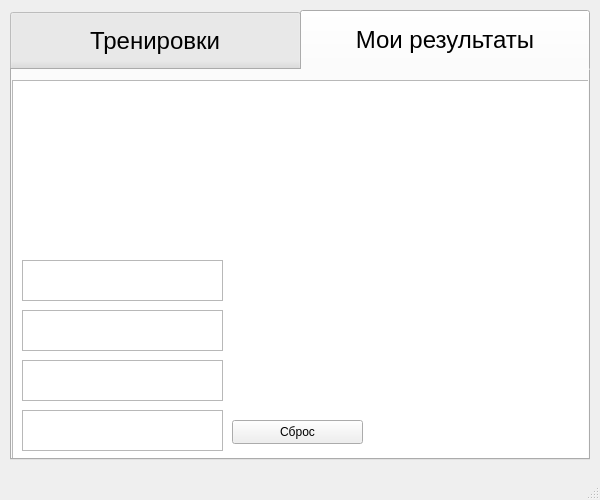
<?xml version="1.0" encoding="UTF-8"?>
<ui version="4.0">
 <class>MainWindow</class>
 <widget class="QMainWindow" name="MainWindow">
  <property name="geometry">
   <rect>
    <x>0</x>
    <y>0</y>
    <width>600</width>
    <height>500</height>
   </rect>
  </property>
  <property name="minimumSize">
   <size>
    <width>600</width>
    <height>500</height>
   </size>
  </property>
  <property name="maximumSize">
   <size>
    <width>600</width>
    <height>500</height>
   </size>
  </property>
  <property name="windowTitle">
   <string>MainWindow</string>
  </property>
  <widget class="QWidget" name="centralwidget">
   <widget class="QTabWidget" name="tabWidget">
    <property name="geometry">
     <rect>
      <x>10</x>
      <y>10</y>
      <width>580</width>
      <height>450</height>
     </rect>
    </property>
    <property name="styleSheet">
     <string notr="true">QTabBar::tab {
    min-width: 290px;  /* Минимальная ширина кнопок */
    min-height: 60px;  /* Минимальная высота кнопок */
    font-size: 18pt;   /* Увеличение размера шрифта */
}</string>
    </property>
    <property name="currentIndex">
     <number>1</number>
    </property>
    <widget class="QWidget" name="tab">
     <attribute name="title">
      <string>Тренировки</string>
     </attribute>
     <widget class="QToolBox" name="toolBox">
      <property name="geometry">
       <rect>
        <x>10</x>
        <y>10</y>
        <width>550</width>
        <height>360</height>
       </rect>
      </property>
      <property name="currentIndex">
       <number>0</number>
      </property>
      <widget class="QWidget" name="page">
       <property name="geometry">
        <rect>
         <x>0</x>
         <y>0</y>
         <width>550</width>
         <height>240</height>
        </rect>
       </property>
       <attribute name="label">
        <string>Кардио</string>
       </attribute>
       <widget class="QTextBrowser" name="textBrowser">
        <property name="geometry">
         <rect>
          <x>0</x>
          <y>0</y>
          <width>551</width>
          <height>181</height>
         </rect>
        </property>
       </widget>
       <widget class="QPushButton" name="pushButton">
        <property name="geometry">
         <rect>
          <x>0</x>
          <y>190</y>
          <width>231</width>
          <height>51</height>
         </rect>
        </property>
        <property name="font">
         <font>
          <pointsize>12</pointsize>
         </font>
        </property>
        <property name="text">
         <string>Упражнение выполненно</string>
        </property>
       </widget>
      </widget>
      <widget class="QWidget" name="page_2">
       <property name="geometry">
        <rect>
         <x>0</x>
         <y>0</y>
         <width>550</width>
         <height>240</height>
        </rect>
       </property>
       <attribute name="label">
        <string>Силовые</string>
       </attribute>
       <widget class="QTextBrowser" name="textBrowser_2">
        <property name="geometry">
         <rect>
          <x>0</x>
          <y>0</y>
          <width>551</width>
          <height>181</height>
         </rect>
        </property>
       </widget>
       <widget class="QPushButton" name="pushButton_2">
        <property name="geometry">
         <rect>
          <x>0</x>
          <y>190</y>
          <width>231</width>
          <height>51</height>
         </rect>
        </property>
        <property name="font">
         <font>
          <pointsize>12</pointsize>
         </font>
        </property>
        <property name="text">
         <string>Упражнение выполненно</string>
        </property>
       </widget>
      </widget>
      <widget class="QWidget" name="page_3">
       <property name="geometry">
        <rect>
         <x>0</x>
         <y>0</y>
         <width>550</width>
         <height>240</height>
        </rect>
       </property>
       <attribute name="label">
        <string>Растяжка</string>
       </attribute>
       <widget class="QTextBrowser" name="textBrowser_3">
        <property name="geometry">
         <rect>
          <x>0</x>
          <y>0</y>
          <width>551</width>
          <height>181</height>
         </rect>
        </property>
       </widget>
       <widget class="QPushButton" name="pushButton_3">
        <property name="geometry">
         <rect>
          <x>0</x>
          <y>190</y>
          <width>231</width>
          <height>51</height>
         </rect>
        </property>
        <property name="font">
         <font>
          <pointsize>12</pointsize>
         </font>
        </property>
        <property name="text">
         <string>Упражнение выполненно</string>
        </property>
       </widget>
      </widget>
      <widget class="QWidget" name="page_4">
       <property name="geometry">
        <rect>
         <x>0</x>
         <y>0</y>
         <width>550</width>
         <height>240</height>
        </rect>
       </property>
       <attribute name="label">
        <string>Универсальный набор</string>
       </attribute>
       <widget class="QTextBrowser" name="textBrowser_4">
        <property name="geometry">
         <rect>
          <x>0</x>
          <y>0</y>
          <width>551</width>
          <height>181</height>
         </rect>
        </property>
       </widget>
       <widget class="QPushButton" name="pushButton_4">
        <property name="geometry">
         <rect>
          <x>0</x>
          <y>190</y>
          <width>231</width>
          <height>51</height>
         </rect>
        </property>
        <property name="font">
         <font>
          <pointsize>12</pointsize>
         </font>
        </property>
        <property name="text">
         <string>Упражнение выполненно</string>
        </property>
       </widget>
      </widget>
     </widget>
    </widget>
    <widget class="QWidget" name="tab_2">
     <attribute name="title">
      <string>Мои результаты</string>
     </attribute>
     <widget class="QGraphicsView" name="graphicsView">
      <property name="geometry">
       <rect>
        <x>0</x>
        <y>10</y>
        <width>581</width>
        <height>381</height>
       </rect>
      </property>
     </widget>
     <widget class="QTextBrowser" name="time_stat1">
      <property name="geometry">
       <rect>
        <x>10</x>
        <y>190</y>
        <width>201</width>
        <height>41</height>
       </rect>
      </property>
      <property name="html">
       <string>&lt;!DOCTYPE HTML PUBLIC &quot;-//W3C//DTD HTML 4.0//EN&quot; &quot;http://www.w3.org/TR/REC-html40/strict.dtd&quot;&gt;
&lt;html&gt;&lt;head&gt;&lt;meta name=&quot;qrichtext&quot; content=&quot;1&quot; /&gt;&lt;meta charset=&quot;utf-8&quot; /&gt;&lt;style type=&quot;text/css&quot;&gt;
p, li { white-space: pre-wrap; }
hr { height: 1px; border-width: 0; }
li.unchecked::marker { content: &quot;\2610&quot;; }
li.checked::marker { content: &quot;\2612&quot;; }
&lt;/style&gt;&lt;/head&gt;&lt;body style=&quot; font-family:'Segoe UI'; font-size:9pt; font-weight:400; font-style:normal;&quot;&gt;
&lt;p style=&quot;-qt-paragraph-type:empty; margin-top:0px; margin-bottom:0px; margin-left:0px; margin-right:0px; -qt-block-indent:0; text-indent:0px;&quot;&gt;&lt;br /&gt;&lt;/p&gt;&lt;/body&gt;&lt;/html&gt;</string>
      </property>
     </widget>
     <widget class="QTextBrowser" name="time_stat2">
      <property name="geometry">
       <rect>
        <x>10</x>
        <y>240</y>
        <width>201</width>
        <height>41</height>
       </rect>
      </property>
     </widget>
     <widget class="QTextBrowser" name="time_stat3">
      <property name="geometry">
       <rect>
        <x>10</x>
        <y>290</y>
        <width>201</width>
        <height>41</height>
       </rect>
      </property>
     </widget>
     <widget class="QTextBrowser" name="time_stat4">
      <property name="geometry">
       <rect>
        <x>10</x>
        <y>340</y>
        <width>201</width>
        <height>41</height>
       </rect>
      </property>
     </widget>
     <widget class="QPushButton" name="pushButton_5">
      <property name="geometry">
       <rect>
        <x>220</x>
        <y>350</y>
        <width>131</width>
        <height>24</height>
       </rect>
      </property>
      <property name="text">
       <string>Сброс</string>
      </property>
     </widget>
    </widget>
   </widget>
  </widget>
  <widget class="QStatusBar" name="statusbar"/>
  <widget class="QMenuBar" name="menubar">
   <property name="geometry">
    <rect>
     <x>0</x>
     <y>0</y>
     <width>600</width>
     <height>22</height>
    </rect>
   </property>
  </widget>
 </widget>
 <resources/>
 <connections/>
</ui>
